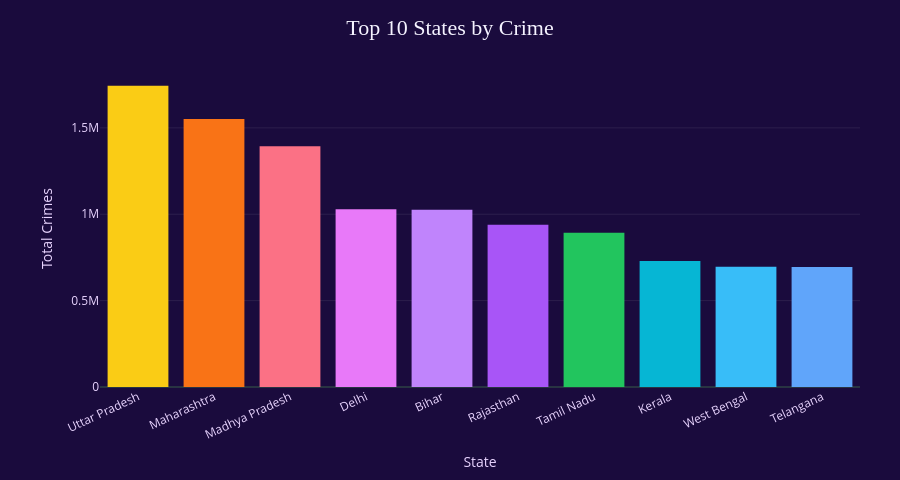

Here is the notebook cell this chart was saved with:
### Code cell
fig3.update_layout(
    template="plotly_dark",
    paper_bgcolor="#1a0b3d",
    plot_bgcolor="#1a0b3d",

    title=dict(
        text="Top 10 States by Crime",
        x=0.5,
        xanchor="center",
        font=dict(
            size=22,
            color="#f5f3ff",
            family="Arial Black"
        )
    ),

    height=480,
    margin=dict(l=120, r=40, t=70, b=40),

    coloraxis=dict(   # 👈 THIS IS THE FIX
        colorscale=[
            "#f97316",
            "#facc15",
            "#22c55e",
            "#38bdf8"
        ]
    ),
    coloraxis_showscale=False,

    xaxis=dict(
        showgrid=True,
        gridcolor="rgba(255,255,255,0.08)",
        title_font=dict(color="#e9d5ff"),
        tickfont=dict(color="#e9d5ff")
    ),
    yaxis=dict(
        showgrid=False,
        title_font=dict(color="#e9d5ff"),
        tickfont=dict(color="#e9d5ff")
    ),

    font=dict(color="#e9d5ff")
)

### Figure 1 — Plotly figure (JSON) as saved in the notebook; plotly's stock layout.template omitted (floating-point values rounded to 4 significant figures)
{"data": [{"hovertemplate": "State=%{x}<br>Value=%{y}<extra></extra>", "legendgroup": "", "marker": {"color": ["#facc15", "#f97316", "#fb7185", "#e879f9", "#c084fc", "#a855f7", "#22c55e", "#06b6d4", "#38bdf8", "#60a5fa"], "line": {"width": 0}, "pattern": {"shape": ""}}, "name": "", "orientation": "v", "showlegend": false, "textposition": "outside", "type": "bar", "x": ["Uttar Pradesh", "Maharashtra", "Madhya Pradesh", "Delhi", "Bihar", "Rajasthan", "Tamil Nadu", "Kerala", "West Bengal", "Telangana"], "xaxis": "x", "y": [1743000.0, 1551000.0, 1393000.0, 1029000.0, 1026000.0, 939100.0, 892700.0, 729800.0, 696700.0, 694600.0], "yaxis": "y"}], "layout": {"barmode": "relative", "font": {"color": "#e9d5ff"}, "height": 480, "legend": {"tracegroupgap": 0}, "margin": {"b": 60, "l": 100, "r": 40, "t": 70}, "paper_bgcolor": "#1a0b3d", "plot_bgcolor": "#1a0b3d", "showlegend": false, "title": {"font": {"color": "#f5f3ff", "family": "Arial Black", "size": 22}, "text": "Top 10 States by Crime", "x": 0.5, "xanchor": "center"}, "xaxis": {"anchor": "y", "domain": [0, 1], "showgrid": false, "tickangle": -25, "tickfont": {"color": "#e9d5ff"}, "title": {"font": {"color": "#e9d5ff"}, "text": "State"}}, "yaxis": {"anchor": "x", "domain": [0, 1], "gridcolor": "rgba(255,255,255,0.08)", "showgrid": true, "tickfont": {"color": "#e9d5ff"}, "title": {"font": {"color": "#e9d5ff"}, "text": "Total Crimes"}}}}
